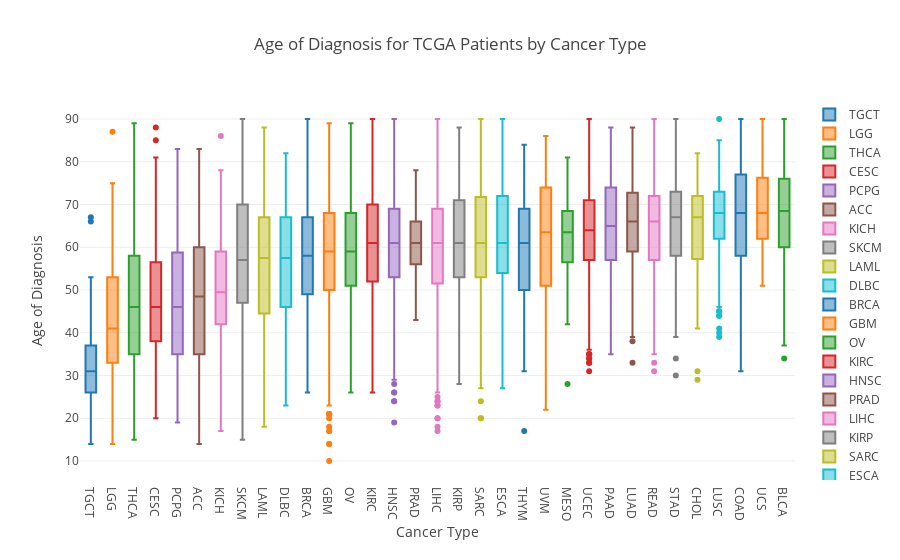

The notebook cell saved with this chart:
### Markdown cell above
Now that we have the age of diagnosis for every patient in TCGA, by cancer type, let's sort the data by median age for each cancer with numpy and visualize the data with Plot.ly.

### Code cell
cancer_and_age = sorted(cancer_and_age, key = lambda x: np.median(x['ages']))

data = Data([
    Box(y=cancer['ages'], name=cancer['cancer_type'])
    for cancer in cancer_and_age
])

layout = Layout(
    title='Age of Diagnosis for TCGA Patients by Cancer Type',
    xaxis=XAxis(title='Cancer Type'),
    yaxis=YAxis(title='Age of Diagnosis')
)

fig = Figure(data=data, layout=layout)
iplot(fig)

### Figure 1 — Plotly figure (JSON) as saved in the notebook; plotly's stock layout.template omitted (floating-point values rounded to 4 significant figures; data arrays with more than 128 entries replaced by an {"elided": "..."} marker saying what was removed)
{"data": [{"name": "TGCT", "type": "box", "y": [31, 31, 31, 31, 31, 31, 31, 31, 33, 33, 33, 33, 33, 33, 33, 33, 26, 26, 26, 26, 26, 26, 26, 28, 28, 28, 28, 28, 28, 28, 23, 23, 23, 23, 23, 23, 38, 38, 38, 38, 38, 38, 24, 24, 24, 24, 24, 27, 27, 27, 27, 27, 30, 30, 30, 30, 30, 32, 32, 32, 32, 32, 20, 20, 20, 20, 21, 21, 21, 21, 34, 34, 34, 34, 37, 37, 37, 37, 39, 39, 39, 39, 18, 18, 18, 22, 22, 22, 25, 25, 25, 29, 29, 29, 35, 35, 35, 36, 36, 36, 45, 45, 45, 41, 41, 50, 50, 51, 51, 14, 19, 40, 42, 43, 44, 47, 48, 49, 52, 53, 66, 67]}, {"name": "LGG", "type": "box", "y": {"elided": "459 int values"}}, {"name": "THCA", "type": "box", "y": {"elided": "505 int values"}}, {"name": "CESC", "type": "box", "y": {"elided": "304 int values"}}, {"name": "PCPG", "type": "box", "y": {"elided": "179 int values"}}, {"name": "ACC", "type": "box", "y": [23, 23, 23, 23, 37, 37, 37, 37, 53, 53, 53, 53, 61, 61, 61, 61, 30, 30, 30, 36, 36, 36, 42, 42, 42, 44, 44, 44, 45, 45, 45, 52, 52, 52, 55, 55, 55, 59, 59, 59, 65, 65, 65, 17, 17, 22, 22, 25, 25, 26, 26, 32, 32, 39, 39, 48, 48, 57, 57, 58, 58, 60, 60, 63, 63, 69, 69, 14, 20, 27, 29, 31, 34, 40, 46, 47, 49, 50, 51, 54, 56, 62, 64, 66, 67, 68, 71, 72, 74, 75, 77, 83]}, {"name": "KICH", "type": "box", "y": [44, 44, 44, 44, 44, 44, 45, 45, 45, 45, 45, 45, 57, 57, 57, 57, 57, 57, 47, 47, 47, 47, 47, 67, 67, 67, 67, 67, 42, 42, 42, 42, 50, 50, 50, 50, 51, 51, 51, 51, 75, 75, 75, 75, 38, 38, 38, 41, 41, 41, 46, 46, 46, 55, 55, 55, 56, 56, 56, 69, 69, 69, 74, 74, 74, 29, 29, 30, 30, 36, 36, 37, 37, 40, 40, 43, 43, 48, 48, 49, 49, 52, 52, 53, 53, 58, 58, 59, 59, 61, 61, 62, 62, 17, 18, 26, 28, 31, 33, 34, 35, 39, 54, 60, 65, 66, 71, 72, 78, 86]}, {"name": "SKCM", "type": "box", "y": {"elided": "439 int values"}}, {"name": "LAML", "type": "box", "y": {"elided": "200 int values"}}, {"name": "DLBC", "type": "box", "y": [57, 57, 57, 67, 67, 67, 70, 70, 70, 40, 40, 46, 46, 51, 51, 54, 54, 58, 58, 61, 61, 63, 63, 69, 69, 23, 27, 28, 36, 37, 38, 42, 43, 45, 48, 52, 56, 60, 64, 66, 72, 73, 74, 75, 77, 82]}, {"name": "BRCA", "type": "box", "y": {"elided": "1078 int values"}}, {"name": "GBM", "type": "box", "y": {"elided": "592 int values"}}, {"name": "OV", "type": "box", "y": {"elided": "587 int values"}}, {"name": "KIRC", "type": "box", "y": {"elided": "531 int values"}}, {"name": "HNSC", "type": "box", "y": {"elided": "516 int values"}}, {"name": "PRAD", "type": "box", "y": {"elided": "439 int values"}}, {"name": "LIHC", "type": "box", "y": {"elided": "360 int values"}}, {"name": "KIRP", "type": "box", "y": {"elided": "258 int values"}}, {"name": "SARC", "type": "box", "y": {"elided": "247 int values"}}, {"name": "ESCA", "type": "box", "y": {"elided": "170 int values"}}, {"name": "THYM", "type": "box", "y": [67, 67, 67, 67, 67, 67, 51, 51, 51, 51, 51, 52, 52, 52, 52, 52, 61, 61, 61, 61, 61, 71, 71, 71, 71, 71, 39, 39, 39, 39, 44, 44, 44, 44, 54, 54, 54, 54, 63, 63, 63, 63, 64, 64, 64, 64, 69, 69, 69, 69, 73, 73, 73, 73, 76, 76, 76, 76, 43, 43, 43, 45, 45, 45, 50, 50, 50, 53, 53, 53, 62, 62, 62, 65, 65, 65, 68, 68, 68, 77, 77, 77, 40, 40, 47, 47, 49, 49, 55, 55, 57, 57, 58, 58, 60, 60, 70, 70, 72, 72, 17, 31, 37, 38, 41, 42, 46, 48, 56, 59, 66, 74, 75, 78, 79, 81, 84]}, {"name": "UVM", "type": "box", "y": [64, 64, 64, 64, 75, 75, 75, 75, 78, 78, 78, 78, 50, 50, 50, 51, 51, 51, 56, 56, 56, 59, 59, 59, 60, 60, 60, 66, 66, 66, 68, 68, 68, 76, 76, 76, 41, 41, 47, 47, 53, 53, 54, 54, 57, 57, 72, 72, 74, 74, 77, 77, 79, 79, 86, 86, 22, 35, 37, 38, 39, 40, 44, 45, 46, 49, 55, 63, 65, 69, 70, 71, 73, 83]}, {"name": "MESO", "type": "box", "y": [60, 60, 60, 60, 60, 60, 66, 66, 66, 66, 66, 66, 62, 62, 62, 62, 62, 67, 67, 67, 67, 67, 55, 55, 55, 55, 58, 58, 58, 58, 54, 54, 54, 64, 64, 64, 69, 69, 69, 71, 71, 71, 73, 73, 73, 53, 53, 56, 56, 65, 65, 68, 68, 81, 81, 28, 42, 46, 47, 48, 50, 52, 57, 61, 63, 74, 75, 76, 77, 78, 79, 80]}, {"name": "UCEC", "type": "box", "y": {"elided": "533 int values"}}, {"name": "PAAD", "type": "box", "y": {"elided": "170 int values"}}, {"name": "LUAD", "type": "box", "y": {"elided": "499 int values"}}, {"name": "READ", "type": "box", "y": {"elided": "171 int values"}}, {"name": "STAD", "type": "box", "y": {"elided": "442 int values"}}, {"name": "CHOL", "type": "box", "y": [71, 71, 71, 60, 60, 62, 62, 70, 70, 72, 72, 73, 73, 29, 31, 41, 46, 50, 51, 52, 55, 57, 58, 59, 64, 66, 67, 68, 69, 74, 75, 77, 78, 81, 82]}, {"name": "LUSC", "type": "box", "y": {"elided": "484 int values"}}, {"name": "COAD", "type": "box", "y": {"elided": "453 int values"}}, {"name": "UCS", "type": "box", "y": [65, 65, 65, 65, 65, 61, 61, 61, 61, 62, 62, 62, 62, 69, 69, 69, 69, 59, 59, 59, 67, 67, 67, 68, 68, 68, 77, 77, 77, 63, 63, 71, 71, 72, 72, 75, 75, 80, 80, 83, 83, 90, 90, 51, 54, 55, 60, 66, 70, 73, 74, 76, 81, 82, 84, 87, 88]}, {"name": "BLCA", "type": "box", "y": {"elided": "348 int values"}}], "layout": {"title": "Age of Diagnosis for TCGA Patients by Cancer Type", "xaxis": {"title": "Cancer Type"}, "yaxis": {"title": "Age of Diagnosis"}}}
